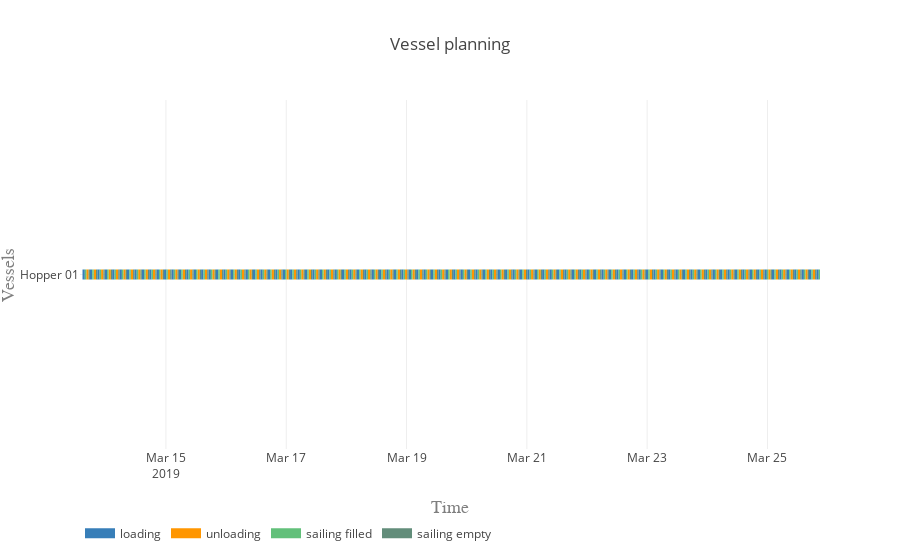

The notebook cell this image was saved under:
### Markdown cell above
#### Vessel planning

### Code cell
vessels = [hopper]

activities = ['loading', 'unloading', 'sailing filled', 'sailing empty']
colors = {0:'rgb(55,126,184)', 1:'rgb(255,150,0)', 2:'rgb(98, 192, 122)', 3:'rgb(98, 141, 122)'}

plot.vessel_planning(vessels, activities, colors)

### Figure 1 — Plotly figure (JSON) as saved in the notebook; plotly's stock layout.template omitted (floating-point values rounded to 4 significant figures; data arrays with more than 128 entries replaced by an {"elided": "..."} marker saying what was removed)
{"data": [{"connectgaps": false, "hoverinfo": "y+name", "line": {"color": "rgb(55,126,184)", "width": 10}, "mode": "lines", "name": "loading", "type": "scatter", "uid": "af4781b8-6596-4755-8024-7f9558ef3180", "x": {"elided": "500 str values"}, "y": {"elided": "500 str values"}}, {"connectgaps": false, "hoverinfo": "y+name", "line": {"color": "rgb(255,150,0)", "width": 10}, "mode": "lines", "name": "unloading", "type": "scatter", "uid": "3470a425-da68-4e5f-a075-235c4dfb2cfd", "x": {"elided": "500 str values"}, "y": {"elided": "500 str values"}}, {"connectgaps": false, "hoverinfo": "y+name", "line": {"color": "rgb(98, 192, 122)", "width": 10}, "mode": "lines", "name": "sailing filled", "type": "scatter", "uid": "aab48278-6781-43c8-b741-40fab3632ba9", "x": {"elided": "500 str values"}, "y": {"elided": "500 str values"}}, {"connectgaps": false, "hoverinfo": "y+name", "line": {"color": "rgb(98, 141, 122)", "width": 10}, "mode": "lines", "name": "sailing empty", "type": "scatter", "uid": "c94a3cc8-f8dd-485d-ac0c-e03bf698c196", "x": {"elided": "495 str values"}, "y": {"elided": "495 str values"}}], "layout": {"hovermode": "closest", "legend": {"orientation": "h", "x": 0, "y": -0.2}, "title": "Vessel planning", "xaxis": {"range": ["2019-03-13 13:43:01", "2019-03-25 20:57:23.511561"], "title": "Time", "titlefont": {"color": "#7f7f7f", "family": "Courier New, monospace", "size": 18}}, "yaxis": {"title": "Vessels", "titlefont": {"color": "#7f7f7f", "family": "Courier New, monospace", "size": 18}}}}
